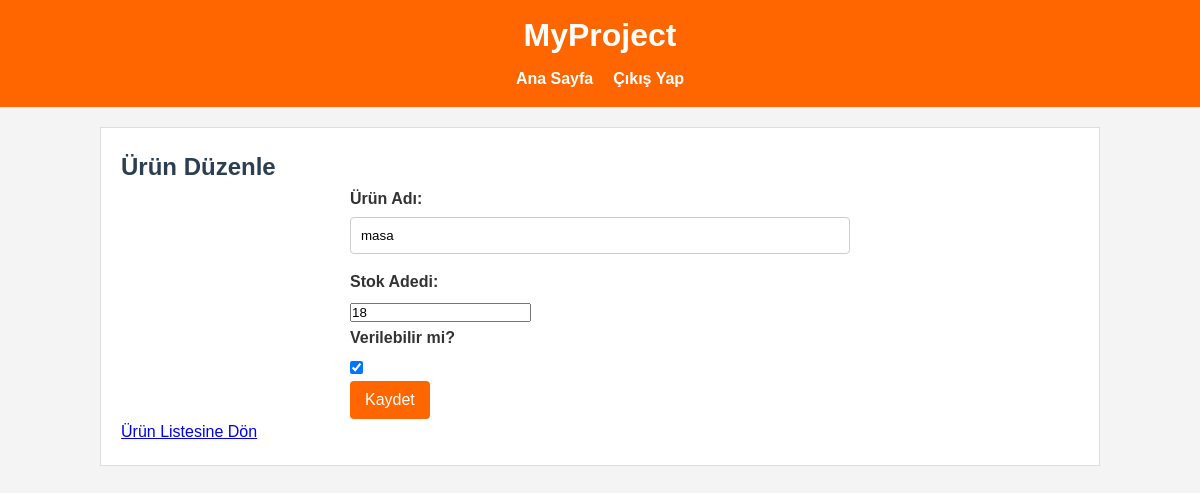
The app's page /admin-product-edit/1/ (signed in) with its own data.
### core/models.py (models this page shows, shortened)
class Product(models.Model):
    name = models.CharField(max_length=100, verbose_name="Ürün Adı")
    quantity = models.PositiveIntegerField(verbose_name="Stok Adedi")
    can_be_given = models.BooleanField(default=True, verbose_name="Verilebilir")
    created_at = models.DateTimeField(auto_now_add=True)
    updated_at = models.DateTimeField(auto_now=True)
    class Meta:
        verbose_name = "Ürün"
        verbose_name_plural = "Ürünler"

### core/views.py (the view)
# urls.py: path('admin-product-edit/<int:product_id>/', views.admin_product_edit, name='admin_product_edit'),
@login_required
@user_passes_test(lambda u: u.is_superuser)
def admin_product_edit(request, product_id):
    product = get_object_or_404(Product, id=product_id)
    if request.method == 'POST':
        form = ProductForm(request.POST, instance=product)
        if form.is_valid():
            form.save()
            return redirect('admin_product_list')
    else:
        form = ProductForm(instance=product)
    return render(request, 'core/admin_product_edit.html', {
        'form': form,
        'product': product
    })

### core/forms.py
class ProductForm(forms.ModelForm):
    class Meta:
        model = Product
        fields = ['name', 'quantity', 'can_be_given']
        labels = {
            'name': 'Ürün Adı',
            'quantity': 'Stok Adedi',
            'can_be_given': 'Verilebilir mi?',
        }

### core/templates/core/admin_product_edit.html (shortened to what this page needs)
{% extends 'core/base.html' %}
{% block content %}
<h2>Ürün Düzenle</h2>
<form method="POST">
  {{ form.as_p }}
  <button type="submit" class="btn">Kaydet</button>
</form>
<p>
  <a href="{% url 'admin_product_list' %}">Ürün Listesine Dön</a>
</p>
{% endblock %}

### core/static/core/css/style.css (style rules this page uses)
* { margin: 0; padding: 0; box-sizing: border-box; }
body { font-family: Arial, sans-serif; line-height: 1.6; background-color: #f4f4f4; color: #333; padding: 20px; }
button, .btn { background-color: #ff6600; color: #fff; border: none; padding: 10px 15px; cursor: pointer; border-radius: 4px; font-size: 1em; transition: background-color 0.3s ease; }
form { max-width: 500px; margin: auto; }
form input[type="text"], form input[type="password"], form select { width: 100%; padding: 10px; margin-bottom: 15px; border: 1px solid #ccc; border-radius: 4px; }
form label { margin-bottom: 5px; display: block; font-weight: bold; }

### core/templates/core/base.html (style rules this page uses)
body { font-family: 'Arial', sans-serif; margin: 0; padding: 0; background-color: #f4f4f4; color: #333; }
h2 { color: #2c3e50; }

### records on screen
Product: name "masa", quantity "18", can_be_given "☑"
